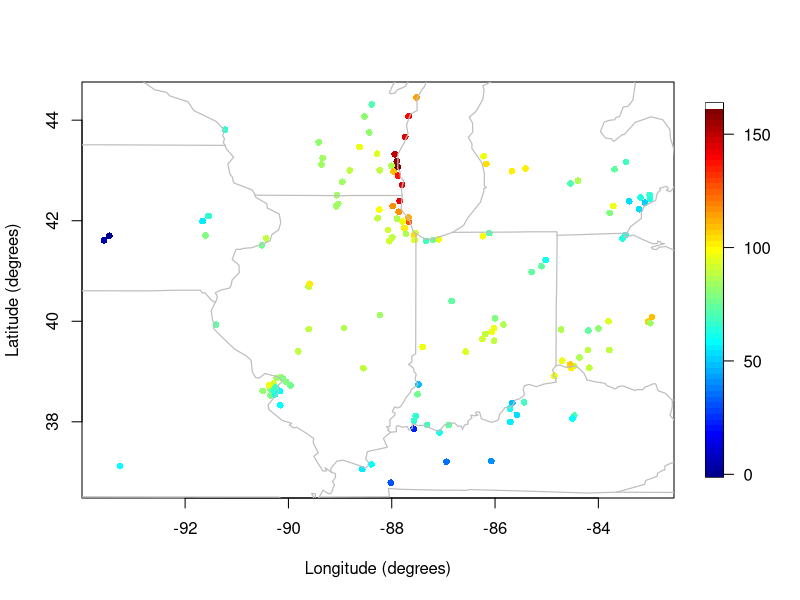
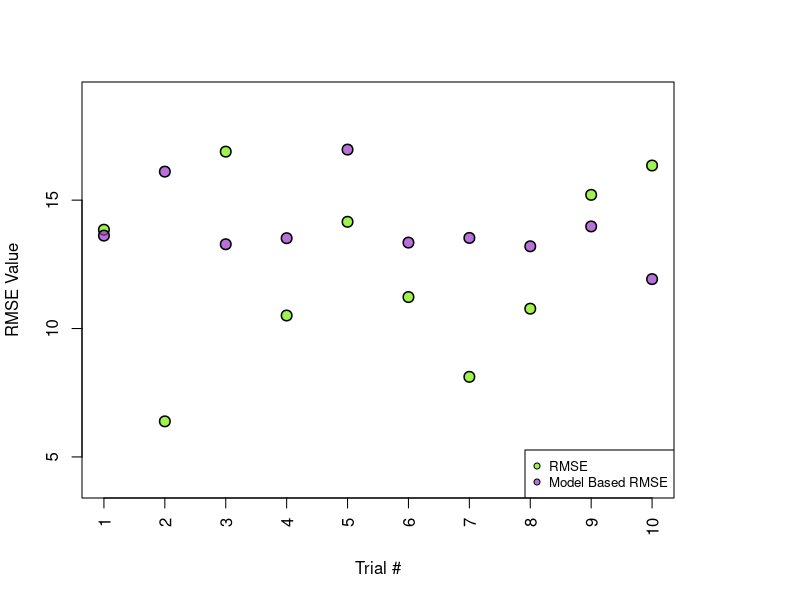

Reproduce these figures in R, in order.
## ---- chunk 1
knitr::opts_chunk$set(echo = TRUE)
## ---- chunk 2
suppressMessages(library( fields))
suppressMessages(library(ggplot2))
#removing NA's
data(ozone2)
s<- ozone2$lon.lat
z<- ozone2$y[16,]
good<- !is.na( z)
s<- s[good,]
z<- z[good]
## ---- chunk 3
bubblePlot(s,z, col=c(tim.colors(), alpha = .7), highlight=FALSE, 
           xlab="Longitude (degrees)", ylab="Latitude (degrees)", size=0.9)
US( add=TRUE, col="grey", lwd = 1.2)
## ---- chunk 4
fit <- spatialProcess(s,z, cov.args = list(Covariance = "Matern", smoothness = 1))
fit
## ---- chunk 5
#10 fold CV for RMSE
N<- nrow( s)
about10Percent<- round(.1*N)
len <- 10 
trials <- seq(1:len)

#will be appending to these lists
regRMSEs <- c()
modelRMSEs <- c()

for (i in 1:len){
  
  #felt clever for the seed iteration even though it's so simple
  set.seed(777 + 13*i)
  
  #shuffling data indices
  IShuffle <- sample( 1:N, N, replace=FALSE)
  I <- IShuffle[1: about10Percent ]
  
  #90/10 split into training and testing using the shuffled indices
  trainLoc <- s[-I,]
  trainData <- z[-I]
  testLoc <- s[I,]
  testData <- z[I]
  
  #Out of sample RMSE
  tempFit <- spatialProcess(trainLoc, trainData, smoothness = 1)
  tempPred <- predict(tempFit, testLoc)
  regRMSE <- sqrt(mean((tempPred - testData)^2))
  regRMSEs <- append(regRMSEs, regRMSE)
  
  #Model Based out of sample RMSE
  SE10 <- predictSE( tempFit,testLoc )
  tauHat <- tempFit$summary["tau"]
  modelRMSE <- sqrt( mean( SE10^2 + tauHat^2))
  modelRMSEs <- append(modelRMSEs, modelRMSE)
}
## ---- chunk 6
#Plotting results
plot(trials, regRMSEs, pch = 21, bg = alpha("chartreuse2", 0.7), 
     lwd = 1.5,
     cex = 1.4,
     xlab = "Trial #", 
     ylab = "RMSE Value", 
     ylim = c(4,19),
     xaxt = "n")

points(trials, modelRMSEs, 
       pch = 21, 
       bg = alpha("darkorchid", 0.7), 
       lwd = 1.5, 
       cex = 1.4)

legend("bottomright", 
       legend = c("RMSE", "Model Based RMSE"), 
       pch = 21, 
       pt.bg = c(alpha("chartreuse2", 0.7), alpha("darkorchid", 0.7)), 
       cex = 0.8)

axis(1, at = trials, las = 2)

#Standard deviations of the RMSEs
sd(modelRMSEs)
sd(regRMSEs)
